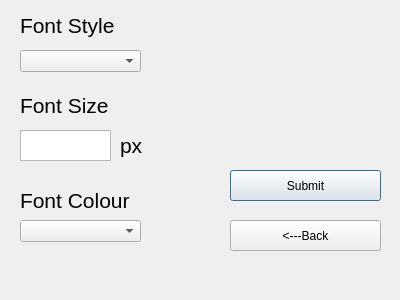
<?xml version="1.0" encoding="UTF-8"?>
<ui version="4.0">
 <class>textstyle</class>
 <widget class="QDialog" name="textstyle">
  <property name="geometry">
   <rect>
    <x>0</x>
    <y>0</y>
    <width>400</width>
    <height>300</height>
   </rect>
  </property>
  <property name="windowTitle">
   <string>Dialog</string>
  </property>
  <widget class="QComboBox" name="cBFontStyle">
   <property name="geometry">
    <rect>
     <x>20</x>
     <y>50</y>
     <width>121</width>
     <height>22</height>
    </rect>
   </property>
  </widget>
  <widget class="QComboBox" name="cBFontColour">
   <property name="geometry">
    <rect>
     <x>20</x>
     <y>220</y>
     <width>121</width>
     <height>22</height>
    </rect>
   </property>
  </widget>
  <widget class="QLabel" name="label">
   <property name="geometry">
    <rect>
     <x>20</x>
     <y>90</y>
     <width>111</width>
     <height>31</height>
    </rect>
   </property>
   <property name="font">
    <font>
     <pointsize>16</pointsize>
    </font>
   </property>
   <property name="text">
    <string>Font Size</string>
   </property>
  </widget>
  <widget class="QLabel" name="submitLabel">
   <property name="geometry">
    <rect>
     <x>230</x>
     <y>50</y>
     <width>151</width>
     <height>51</height>
    </rect>
   </property>
   <property name="font">
    <font>
     <pointsize>16</pointsize>
    </font>
   </property>
   <property name="text">
    <string/>
   </property>
  </widget>
  <widget class="QLabel" name="label_3">
   <property name="geometry">
    <rect>
     <x>20</x>
     <y>10</y>
     <width>131</width>
     <height>31</height>
    </rect>
   </property>
   <property name="font">
    <font>
     <pointsize>16</pointsize>
    </font>
   </property>
   <property name="text">
    <string>Font Style</string>
   </property>
  </widget>
  <widget class="QLabel" name="label_4">
   <property name="geometry">
    <rect>
     <x>20</x>
     <y>190</y>
     <width>121</width>
     <height>21</height>
    </rect>
   </property>
   <property name="font">
    <font>
     <pointsize>16</pointsize>
    </font>
   </property>
   <property name="text">
    <string>Font Colour</string>
   </property>
  </widget>
  <widget class="QPushButton" name="submitButton">
   <property name="geometry">
    <rect>
     <x>230</x>
     <y>170</y>
     <width>151</width>
     <height>31</height>
    </rect>
   </property>
   <property name="text">
    <string>Submit</string>
   </property>
  </widget>
  <widget class="QPushButton" name="backButton">
   <property name="geometry">
    <rect>
     <x>230</x>
     <y>220</y>
     <width>151</width>
     <height>31</height>
    </rect>
   </property>
   <property name="text">
    <string>&lt;---Back</string>
   </property>
  </widget>
  <widget class="QTextEdit" name="tEFontSize">
   <property name="geometry">
    <rect>
     <x>20</x>
     <y>130</y>
     <width>91</width>
     <height>31</height>
    </rect>
   </property>
   <property name="font">
    <font>
     <pointsize>10</pointsize>
    </font>
   </property>
  </widget>
  <widget class="QLabel" name="label_2">
   <property name="geometry">
    <rect>
     <x>120</x>
     <y>130</y>
     <width>51</width>
     <height>31</height>
    </rect>
   </property>
   <property name="font">
    <font>
     <pointsize>16</pointsize>
    </font>
   </property>
   <property name="text">
    <string>px</string>
   </property>
  </widget>
 </widget>
 <resources/>
 <connections/>
</ui>
